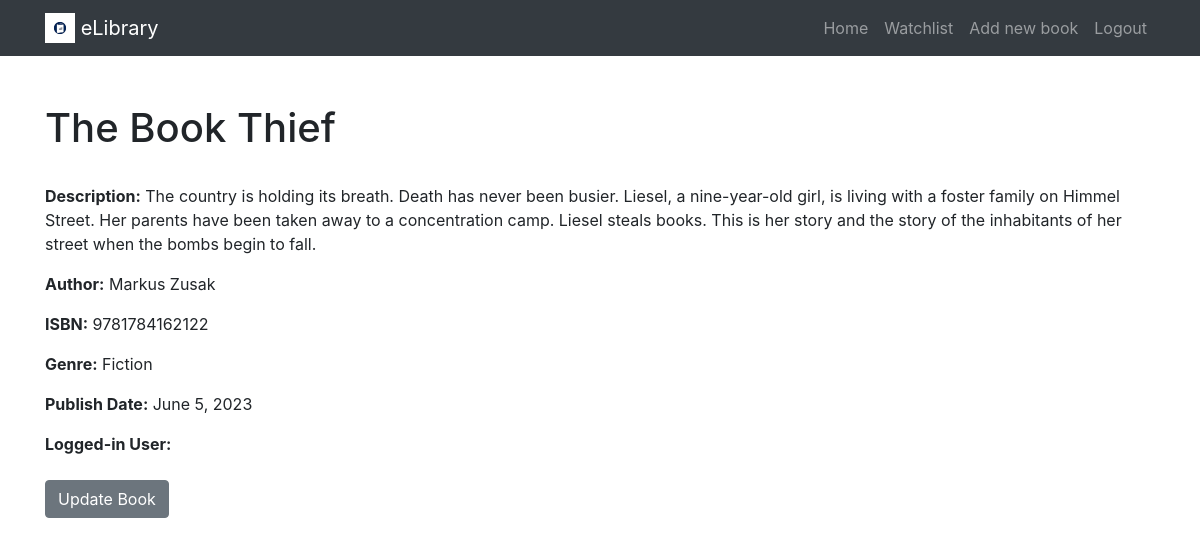
The app's page /eLibrary/book/The Book Thief with its own data.
### eLibrary/models.py (models this page shows, shortened)
class Book(models.Model):
    title = models.CharField(max_length=100)
    author = models.CharField(max_length=100, default="Unknown")
    isbn = models.CharField(max_length=20, default="N/A")
    genre = models.CharField(max_length=50, default="Unknown")
    description = models.TextField(blank=True, null=True)
    publish_date = models.DateField()

### eLibrary/views.py (the view, shortened to what this page needs)
# urls.py: path('book/<str:book_title>', views.book_view, name="book_view"),   #specifc page view
def book_view(request, book_title):
    book = get_object_or_404(Book, title=book_title)
    is_watchlisted = False
    if request.user.is_authenticated:
        user_profile = Profile.objects.get(user=request.user)
        if book in user_profile.my_books.all():
            is_watchlisted = True
    return render(request, 'eLibrary/book.html', {
        'book': book,
        'is_watchlisted': is_watchlisted,
    })

### eLibrary/templates/eLibrary/book.html (shortened to what this page needs)
{% extends 'eLibrary/layout.html' %}
{% block body %}
  <div class="container mt-5">
    <div class="row">
      <div class="col">
        <h1>{{ book.title }}</h1>
        <br>
        {% if book.description %}
          <p><strong>Description:</strong> {{ book.description }}</p>
        {% endif %}
        <p><strong>Author:</strong> {{ book.author }}</p>
        <p><strong>ISBN:</strong> {{ book.isbn }}</p>
        <p><strong>Genre:</strong> {{ book.genre }}</p>
        <p><strong>Publish Date:</strong> {{ book.publish_date }}</p>
        <p><strong>Logged-in User:</strong> {{ request.user.username }}</p>
        <a href="{% url 'eLibrary:update_book' book.title %}" class="btn btn-secondary mt-2">Update Book</a>
      </div>
    </div>
  </div>
{% endblock %}

### records on screen
Book: title "The Book Thief", description "The country is holding its breath. Death has never been busier. Liesel, a nine-year-old girl, is living with a foster family on Himmel Street. Her parents have been taken away to a concentration camp. Liesel steals books. This is her story and the story of the inhabitants of her street when the bombs begin to fall.", author "Markus Zusak", isbn "9781784162122", genre "Fiction", publish_date "June 5, 2023"
